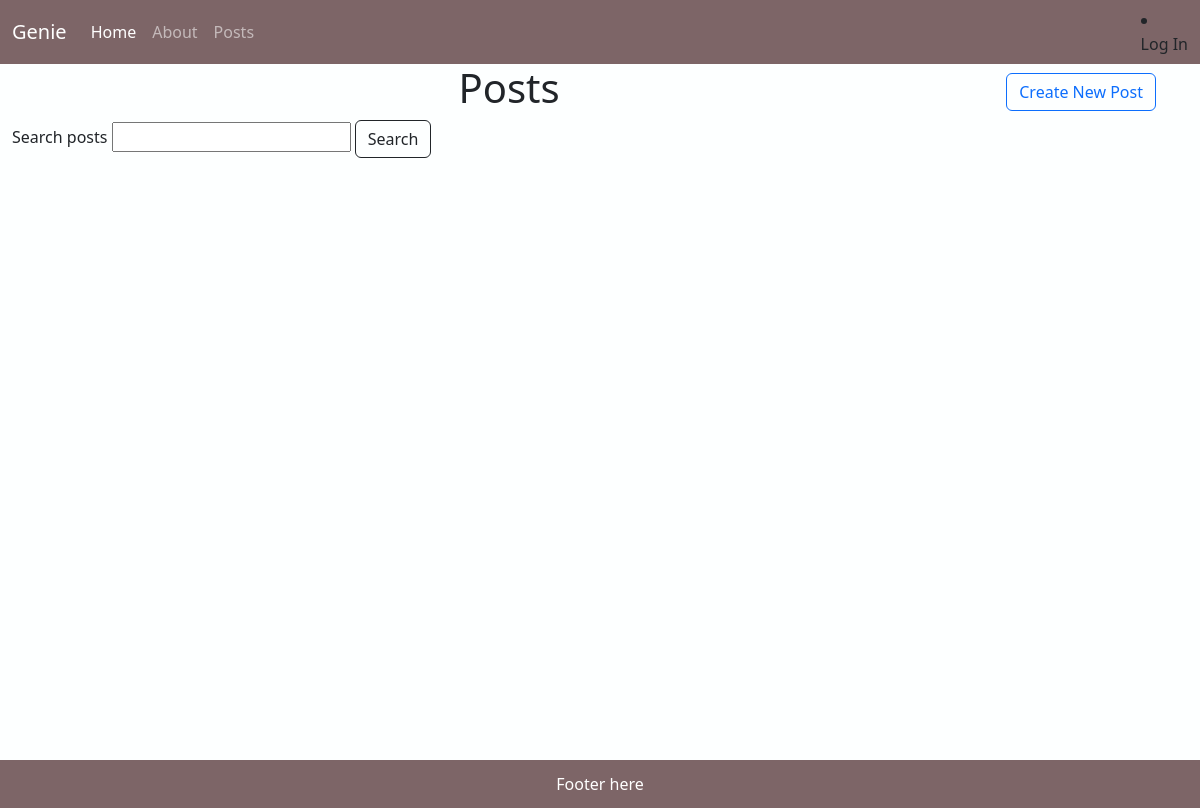
The app's page /posts/, older data.
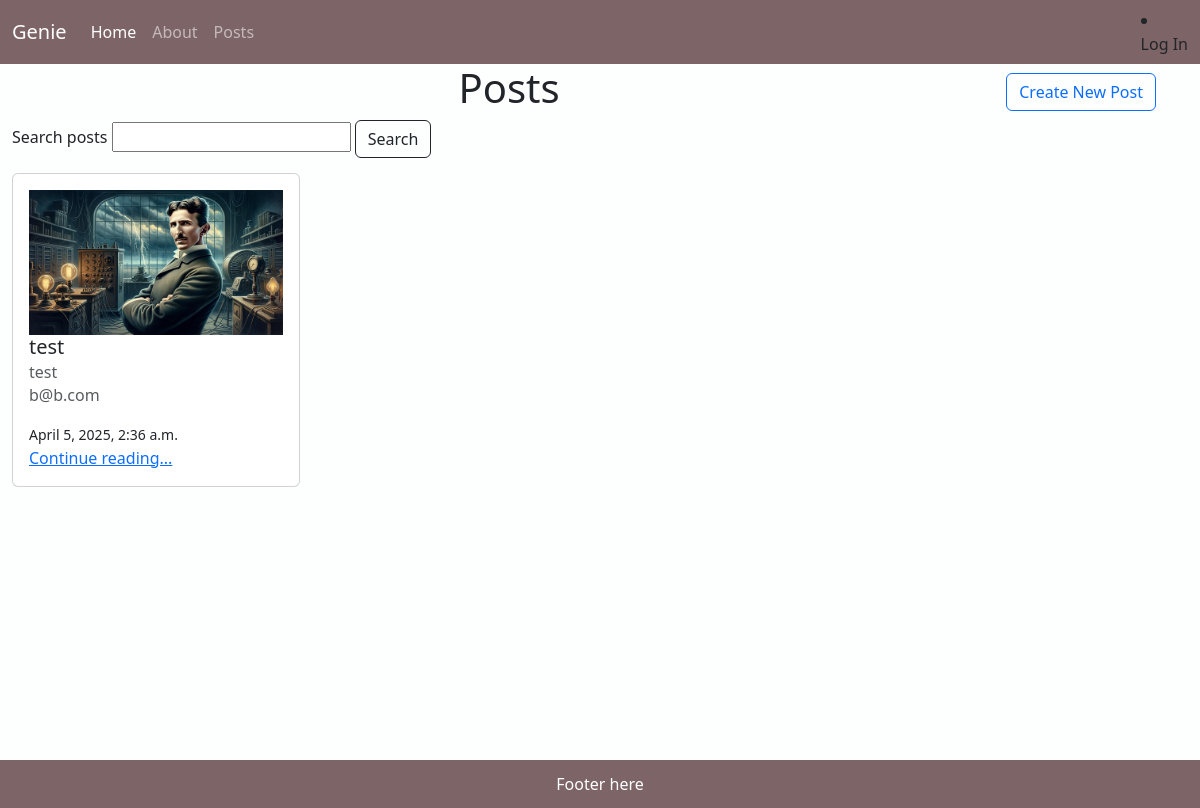
The same page, newer data.
### posts/models.py (models this page shows, shortened)
class Post(models.Model):
    title = models.CharField(max_length=128)
    subtitle = models.CharField(max_length=256)
    author = models.ForeignKey(get_user_model(), on_delete = models.CASCADE)
    body = models.TextField()
    created_on = models.DateTimeField(auto_now_add=True)
    status = models.ForeignKey(
        Status,
        null=True,
        default=None,
        on_delete=models.CASCADE
    )
    image = models.ImageField(upload_to="posts/", blank=True, null=True)

### posts/views.py (the view)
# urls.py: path('', PostListView.as_view(), name="post_list"),
class PostListView(ListView):
    template_name = "posts/list.html"
    model = Post
    def get_filtered_data(self, search):
        if search:
            print("Applying filter")
            results = Post.objects.filter(title__contains=search).order_by("created_on").reverse()
            return results
        else:
            return Post.objects.all().order_by("created_on").reverse()
    def get_context_data(self, **kwargs):
        context = super().get_context_data(**kwargs)
        search_text = self.request.GET.get('search')
        all_posts = self.get_filtered_data(search_text)
        context["post_list"] = all_posts
        return context

### templates/posts/list.html (shortened to what this page needs)
{% extends 'base.html' %}
{% load static %}
{% block css %}
    <link rel="stylesheet" href="{% static 'css/post_list.css' %}">
{% endblock %}
{% block content %}
    <div class="post-list">
        <div class="header">
            <h1>Posts</h1>
            <a class="btn btn-outline-primary" href="{% url 'post_create' %}">Create New Post</a>
        </div>
        <div class="filter">
            <form method="get">
                <label>Search posts</label>
                <input type="search" name="search">
                <button type="submit" class="btn btn-outline-dark">Search</button>
            </form>
        </div>
        <div class="row">
            {% for item in post_list %}
                <div class="col-md-3 col-sm-6">
                    <div class="card">
                        <div class="card-body">
                            {% if item.image %}
                            <img src="{{item.image.url}}"  alt="post">
                            {% else %}
                            <img src="https://upload.wikimedia.org/wikipedia/commons/thumb/a/ac/No_image_available.svg/2048px-No_image_available.svg.png" alt="">
                            {% endif %}
                            <h5 class="card-title">{{item.title}}</h5>
                            <h6 class="card-subtitle mb-2 text-body-secondary">{{item.subtitle}}</h6>
                            <h6 class="card-subtitle mb-2 text-body-secondary">{{item.author}}</h6>
                            <small>{{item.created_on}}</small><br/>
                            <a href="{% url 'post_detail' item.id %}" class="card-link">Continue reading...</a>
                        </div>
                    </div>
                </div>
            {% endfor %}
        </div>
    </div>
{% endblock %}

Row changes from the older to the newer data that the page shows:
added Post: image (picture), title "test", subtitle "test", author "b@b.com", created_on "April 5, 2025, 2:36 a.m."
